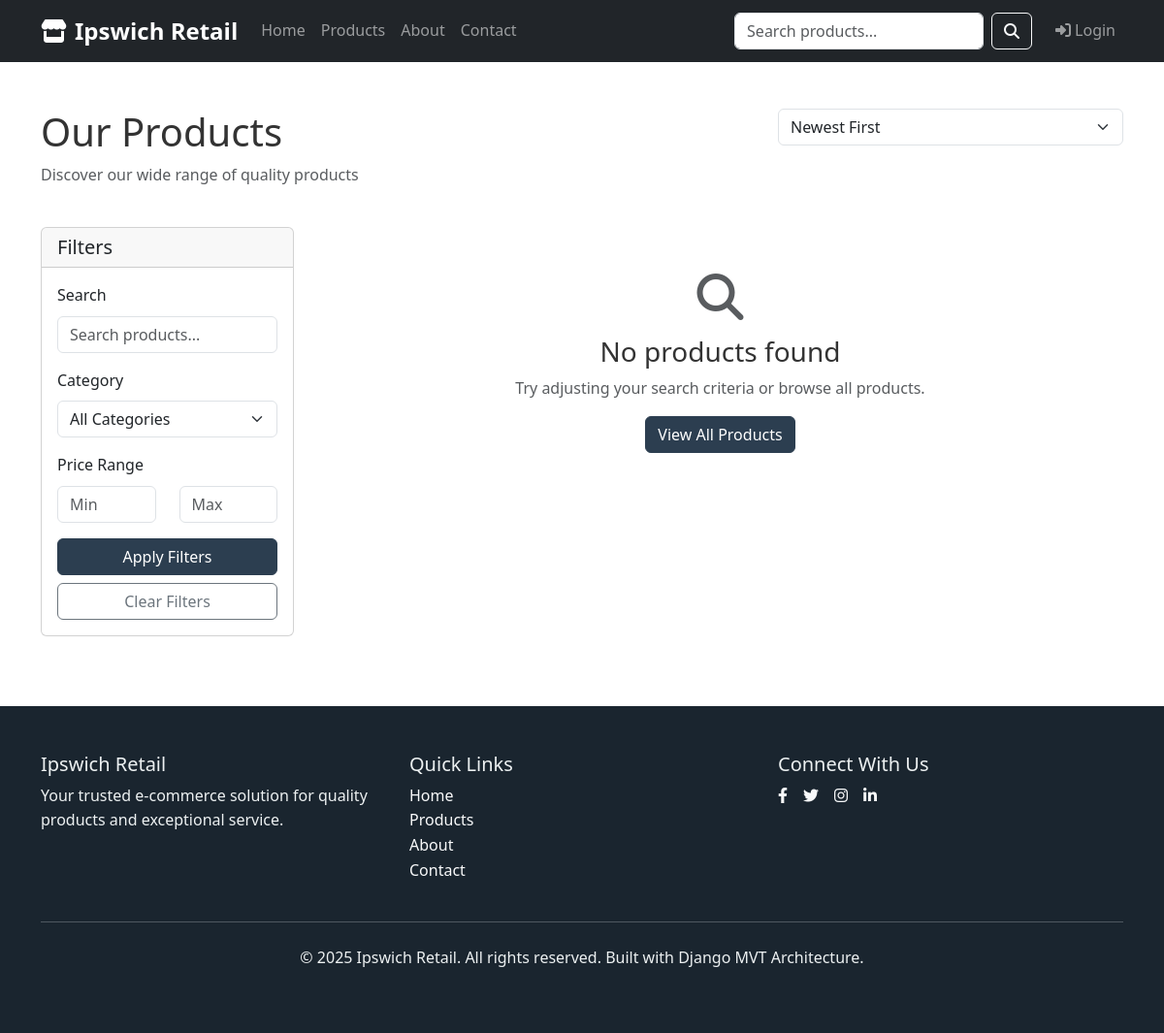
Before: /products/ with the older database file.
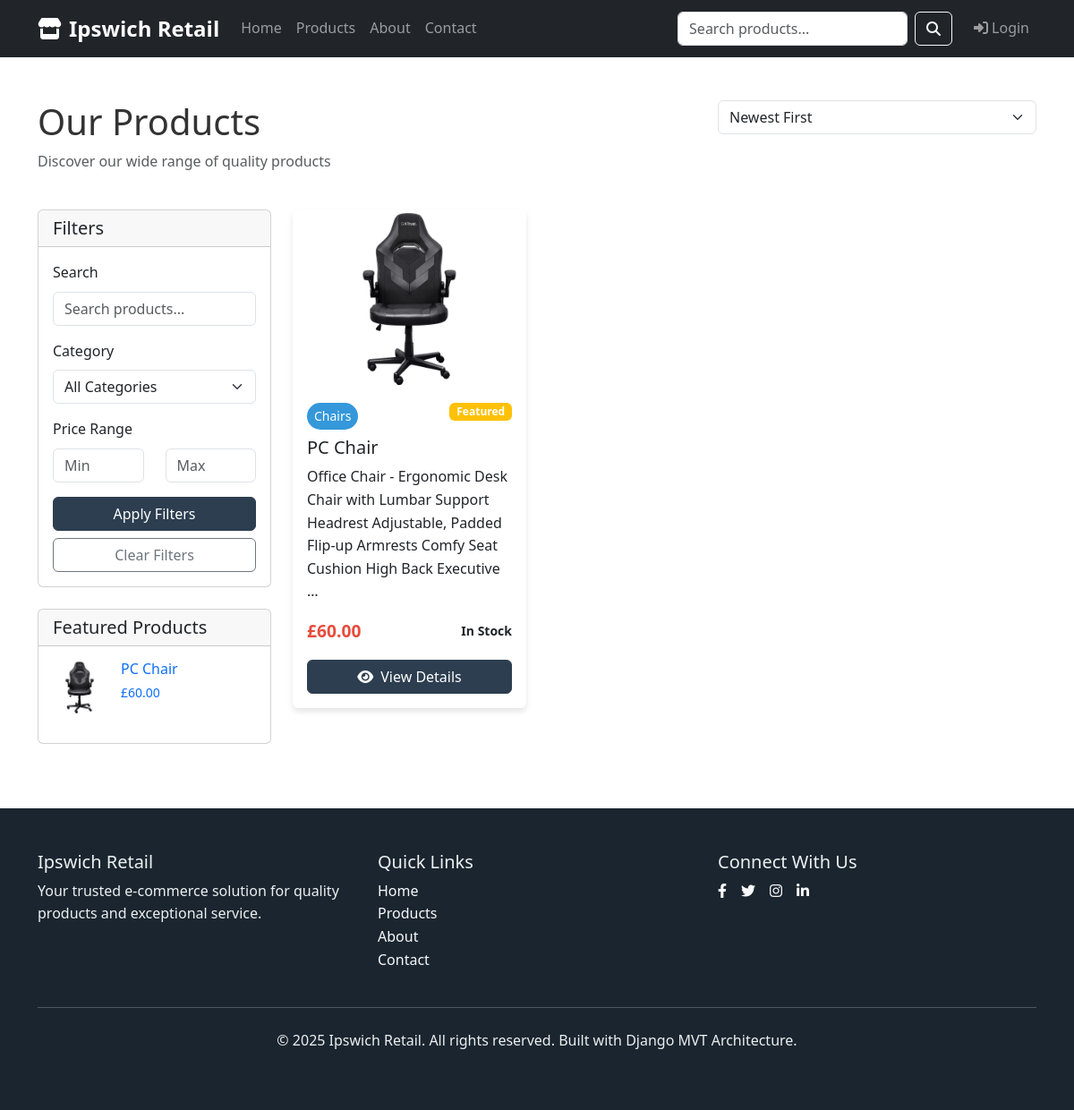
After: the same page with the newer database file.
### shop/models.py (models this page shows, shortened)
class Product(models.Model):
    STATUS_CHOICES = [
        ('active', 'Active'),
        ('inactive', 'Inactive'),
        ('discontinued', 'Discontinued'),
    ]
    name = models.CharField(max_length=200)
    slug = models.SlugField(max_length=200, unique=True, blank=True)
    description = models.TextField()
    price = models.DecimalField(max_digits=10, decimal_places=2, validators=[MinValueValidator(0.01)])
    category = models.ForeignKey(Category, on_delete=models.CASCADE, related_name='products')
    image = models.ImageField(upload_to='products/', blank=True, null=True)
    stock_quantity = models.PositiveIntegerField(default=0)
    sku = models.CharField(max_length=50, unique=True, help_text="Stock Keeping Unit")
    status = models.CharField(max_length=20, choices=STATUS_CHOICES, default='active')
    featured = models.BooleanField(default=False)
    rating = models.FloatField(default=0.0, validators=[MinValueValidator(0.0), MaxValueValidator(5.0)])
    created_at = models.DateTimeField(auto_now_add=True)
    updated_at = models.DateTimeField(auto_now=True)
    class Meta:
        ordering = ['-created_at']
        indexes = [
            models.Index(fields=['status', 'featured']),
            models.Index(fields=['category', 'status']),
        ]
    @property
    def stock_status(self):
        if self.stock_quantity == 0:
            return 'Out of Stock'
        elif self.stock_quantity <= 5:
            return 'Low Stock'
        return 'In Stock'

class Category(models.Model):
    name = models.CharField(max_length=100, unique=True)
    slug = models.SlugField(max_length=100, unique=True, blank=True)
    description = models.TextField(blank=True)
    created_at = models.DateTimeField(auto_now_add=True)
    updated_at = models.DateTimeField(auto_now=True)
    class Meta:
        verbose_name_plural = 'Categories'
        ordering = ['name']

### shop/views.py (the view)
# urls.py: path('products/', views.ProductListView.as_view(), name='product_list'),
class ProductListView(ListView):
    model = Product
    template_name = 'shop/product_list.html'
    context_object_name = 'products'
    paginate_by = 12
    def get_queryset(self):
        queryset = Product.objects.filter(status='active')
        search_query = self.request.GET.get('search')
        if search_query:
            queryset = queryset.filter(
                Q(name__icontains=search_query) |
                Q(description__icontains=search_query) |
                Q(category__name__icontains=search_query)
            )
        category_slug = self.request.GET.get('category')
        if category_slug:
            queryset = queryset.filter(category__slug=category_slug)
        min_price = self.request.GET.get('min_price')
        max_price = self.request.GET.get('max_price')
        if min_price:
            queryset = queryset.filter(price__gte=min_price)
        if max_price:
            queryset = queryset.filter(price__lte=max_price)
        sort_by = self.request.GET.get('sort', '-created_at')
        if sort_by in ['price', '-price', 'name', '-name', 'created_at', '-created_at']:
            queryset = queryset.order_by(sort_by)
        return queryset
    def get_context_data(self, **kwargs):
        context = super().get_context_data(**kwargs)
        context['categories'] = Category.objects.all()
        context['featured_products'] = Product.objects.filter(status='active', featured=True)[:4]
        get_params = self.request.GET.copy()
        if 'page' in get_params:
            del get_params['page']
        context['get_params'] = get_params.urlencode()
        return context

### shop/templates/shop/product_list.html (shortened to what this page needs)
{% extends 'shop/base.html' %}
{% block content %}
<div class="container my-5">
    <div class="row mb-4">
        <div class="col-md-8">
            <h1>Our Products</h1>
            <p class="text-muted">Discover our wide range of quality products</p>
        </div>
        <div class="col-md-4">
            <form method="GET" class="d-flex">
                <select name="sort" class="form-select" onchange="this.form.submit()">
                    <option value="-created_at" {% if request.GET.sort == '-created_at' %}selected{% endif %}>Newest First</option>
                </select>
            </form>
        </div>
    </div>
    <div class="row">
        <div class="col-lg-3 mb-4">
            <div class="card">
                <div class="card-header">
                    <h5 class="mb-0">Filters</h5>
                </div>
                <div class="card-body">
                    <form method="GET">
                        <div class="mb-3">
                            <label class="form-label">Search</label>
                            <input type="text" name="search" class="form-control"
                                   placeholder="Search products..." value="{{ request.GET.search }}">
                        </div>
                        <div class="mb-3">
                            <label class="form-label">Category</label>
                            <select name="category" class="form-select">
                                <option value="">All Categories</option>
                            </select>
                        </div>
                        <div class="mb-3">
                            <label class="form-label">Price Range</label>
                            <div class="row">
                                <div class="col-6">
                                    <input type="number" name="min_price" class="form-control"
                                           placeholder="Min" value="{{ request.GET.min_price }}" step="0.01">
                                </div>
                                <div class="col-6">
                                    <input type="number" name="max_price" class="form-control"
                                           placeholder="Max" value="{{ request.GET.max_price }}" step="0.01">
                                </div>
                            </div>
                        </div>
                        <button type="submit" class="btn btn-primary w-100">Apply Filters</button>
                        <a href="{% url 'shop:product_list' %}" class="btn btn-outline-secondary w-100 mt-2">Clear Filters</a>
                    </form>
                </div>
            </div>
            {% if featured_products %}
            <div class="card mt-4">
                <div class="card-header">
                    <h5 class="mb-0">Featured Products</h5>
                </div>
                <div class="card-body">
                    {% for product in featured_products %}
                    <div class="d-flex mb-3">
                        {% if product.image %}
                            <img src="{{ product.image.url }}" class="me-3" style="width: 60px; height: 60px; object-fit: contain;" alt="{{ product.name }}">
                        {% else %}
                            <div class="me-3 bg-light d-flex align-items-center justify-content-center" style="width: 60px; height: 60px;">
                                <i class="fas fa-image text-muted"></i>
                            </div>
                        {% endif %}
                        <div class="flex-grow-1">
                            <h6 class="mb-1">
                                <a href="{{ shop.get_absolute_url }}" class="text-decoration-none">
                                    {{ product.name|truncatechars:30 }}
                                </a>
                            </h6>
                            <small class="text-primary">£{{ product.price }}</small>
                        </div>
                    </div>
                    {% endfor %}
                </div>
            </div>
            {% endif %}
        </div>
        <div class="col-lg-9">
            {% if products %}
                <div class="row">
                    {% for product in products %}
                    <div class="col-lg-4 col-md-6 mb-4">
                        <div class="card product-card h-100">
                            {% if product.image %}
                                <img src="{{ product.image.url }}" class="card-img-top product-image" alt="{{ product.name }}">
                            {% else %}
                                <img src="https://via.placeholder.com/300x200?text={{ product.name }}" class="card-img-top product-image" alt="{{ product.name }}">
                            {% endif %}
                            <div class="card-body d-flex flex-column">
                                <div class="d-flex justify-content-between align-items-start mb-2">
                                    <span class="category-badge">{{ product.category.name }}</span>
                                    {% if product.featured %}
                                        <span class="badge bg-warning">Featured</span>
                                    {% endif %}
                                </div>
                                <h5 class="card-title">{{ product.name }}</h5>
                                <p class="card-text flex-grow-1">{{ product.description|truncatewords:20 }}</p>
                                <div class="mt-auto">
                                    <div class="d-flex justify-content-between align-items-center mb-3">
                                        <span class="price-tag">£{{ product.price }}</span>
                                        <small class="stock-status {{ product.stock_status|lower|cut:' ' }}">
                                            {{ product.stock_status }}
                                        </small>
                                    </div>
                                    <a href="{% url 'shop:product_detail' slug=product.slug %}" class="btn btn-primary w-100">
                                        <i class="fas fa-eye me-2"></i>View Details
                                    </a>
                                </div>
                            </div>
                        </div>
                    </div>
                    {% endfor %}
                </div>
            {% else %}
                <div class="text-center py-5">
                    <i class="fas fa-search fa-3x text-muted mb-3"></i>
                    <h3>No products found</h3>
                    <p class="text-muted">Try adjusting your search criteria or browse all products.</p>
                    <a href="{% url 'shop:product_list' %}" class="btn btn-primary">View All Products</a>
                </div>
            {% endif %}
        </div>
    </div>
</div>
{% endblock %}

### shop/templates/shop/base.html (shortened to what this page needs)
<!DOCTYPE html>
<html lang="en">
<head>
    <link href="https://cdn.jsdelivr.net/npm/bootstrap@5.3.0/dist/css/bootstrap.min.css" rel="stylesheet">
    <link rel="stylesheet" href="https://cdnjs.cloudflare.com/ajax/libs/font-awesome/6.4.0/css/all.min.css">
</head>
<body>
    <nav class="navbar navbar-expand-lg navbar-dark bg-dark sticky-top">
        <div class="container">
            <a class="navbar-brand" href="{% url 'shop:home' %}">
                <i class="fas fa-store me-2"></i>Ipswich Retail
            </a>
            <div class="collapse navbar-collapse" id="navbarNav">
                <ul class="navbar-nav me-auto">
                    <li class="nav-item">
                        <a class="nav-link" href="{% url 'shop:home' %}">Home</a>
                    </li>
                    <li class="nav-item">
                        <a class="nav-link" href="{% url 'shop:product_list' %}">Products</a>
                    </li>
                    <li class="nav-item">
                        <a class="nav-link" href="{% url 'shop:about' %}">About</a>
                    </li>
                    <li class="nav-item">
                        <a class="nav-link" href="{% url 'shop:contact' %}">Contact</a>
                    </li>
                </ul>
                <form class="d-flex me-3 search-form" method="GET" action="{% url 'shop:product_list' %}">
                    <input class="form-control me-2" type="search" name="search" placeholder="Search products..."
                           value="{{ request.GET.search }}">
                    <button class="btn btn-outline-light" type="submit">
                        <i class="fas fa-search"></i>
                    </button>
                </form>
                <ul class="navbar-nav">
                    {% if user.is_authenticated %}
                        {% if user.is_staff %}
                            <li class="nav-item">
                                <a class="nav-link" href="/admin/" target="_blank">
                                    <i class="fas fa-cog me-1"></i>Admin
                                </a>
                            </li>
                        {% endif %}
                        <li class="nav-item">
                            <a class="nav-link" href="#">
                                <i class="fas fa-user me-1"></i>{{ user.username }}
                            </a>
                        </li>
                    {% else %}
                        <li class="nav-item">
                            <a class="nav-link" href="/admin/">
                                <i class="fas fa-sign-in-alt me-1"></i>Login
                            </a>
                        </li>
                    {% endif %}
                </ul>
            </div>
        </div>
    </nav>
    <main>
        {% block content %}{% endblock %}
    </main>
    <footer class="footer mt-5 py-5">
        <div class="container">
            <div class="row">
                <div class="col-md-4">
                    <h5>Ipswich Retail</h5>
                    <p>Your trusted e-commerce solution for quality products and exceptional service.</p>
                </div>
                <div class="col-md-4">
                    <h5>Quick Links</h5>
                    <ul class="list-unstyled">
                        <li><a href="{% url 'shop:home' %}" class="text-light text-decoration-none">Home</a></li>
                        <li><a href="{% url 'shop:product_list' %}" class="text-light text-decoration-none">Products</a></li>
                        <li><a href="{% url 'shop:about' %}" class="text-light text-decoration-none">About</a></li>
                        <li><a href="{% url 'shop:contact' %}" class="text-light text-decoration-none">Contact</a></li>
                    </ul>
                </div>
                <div class="col-md-4">
                    <h5>Connect With Us</h5>
                    <div class="d-flex">
                        <a href="#" class="text-light me-3"><i class="fab fa-facebook-f"></i></a>
                        <a href="#" class="text-light me-3"><i class="fab fa-twitter"></i></a>
                        <a href="#" class="text-light me-3"><i class="fab fa-instagram"></i></a>
                        <a href="#" class="text-light"><i class="fab fa-linkedin-in"></i></a>
                    </div>
                </div>
            </div>
            <hr class="my-4">
            <div class="text-center">
                <p>&copy; 2025 Ipswich Retail. All rights reserved. Built with Django MVT Architecture.</p>
            </div>
        </div>
    </footer>
</body>
</html>

### shop/templates/shop/base.html (style rules this page uses)
:root { --primary-color: #2c3e50; --secondary-color: #e74c3c; --accent-color: #3498db; --dark-color: #1a252f; --light-color: #ecf0f1; }
body { font-family: 'Segoe UI', Tahoma, Geneva, Verdana, sans-serif; line-height: 1.6; color: #333; }
.navbar-brand { font-weight: 700; font-size: 1.5rem; }
.product-card { transition: all 0.3s ease; border: none; box-shadow: 0 4px 6px rgba(0,0,0,0.1); }
.product-image { height: 200px; object-fit: contain; }
.price-tag { color: var(--secondary-color); font-weight: 700; font-size: 1.2rem; }
.btn-primary { background-color: var(--primary-color); border-color: var(--primary-color); }
.footer { background-color: var(--dark-color); color: var(--light-color); }
.search-form { max-width: 500px; }
.category-badge { background-color: var(--accent-color); color: white; padding: 0.25rem 0.5rem; border-radius: 1rem; font-size: 0.875rem; }
.stock-status { font-size: 0.875rem; font-weight: 600; }

Changed rows visible on the page:
added Product: image (picture), name "PC Chair", price "60.00", category.name "Chairs", featured "Featured", description "Office Chair - Ergonomic Desk Chair with Lumbar Support Headrest Adjustable, Padded Flip-up Armrests Comfy Seat Cushion High Back Executive …", stock_status "In Stock"
Other visible differences:
text no longer shown: "No products found Try adjusting your search criteria or browse all products. View All Products"
text now shown: "Featured Products"
